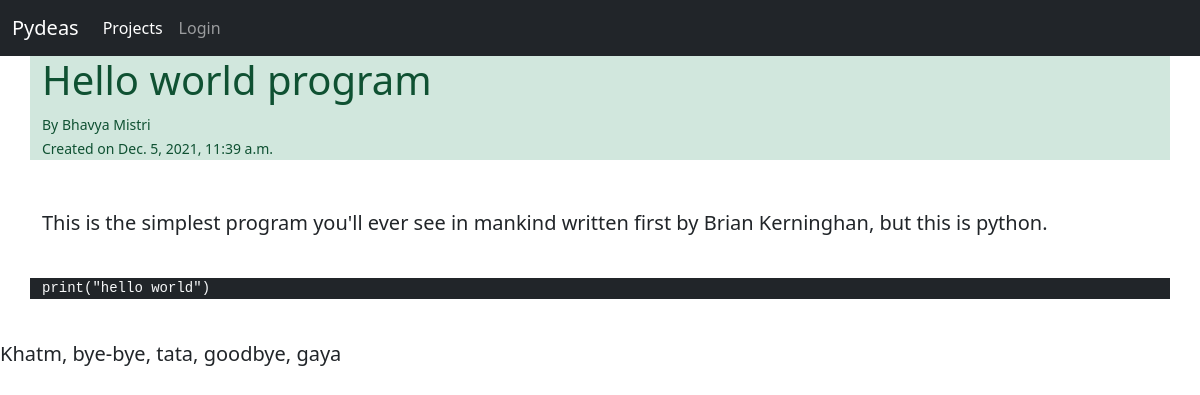
Screenshot of /view/1 with the database file from the repository.
### project/models.py (models this page shows, shortened)
class Post(models.Model):
    title= models.CharField(max_length=100)
    author= models.CharField(max_length=50)
    datetime= models.DateTimeField(default=timezone.now)
    description=models.TextField()
    code=models.TextField()
    conclusion=models.TextField()

### project/views.py (the view)
# urls.py: path("view/<int:pk>",SeePost.as_view(),name="View_Post"),
class SeePost(DetailView):
    model=Post
    template_name="look.html"

### project/templates/look.html (shortened to what this page needs)
{% extends 'base.html' %}
{% block content %}
<div class="container alert-success">
    <h1>{{post.title}}</h1>
    <small>By {{post.author}}</small>
    <br>
    <small>Created on {{post.datetime}}</small>
</div>
<br>
<br>
<div class="container">
    <p class="lead">{{post.description}}</p>
</div>
<br>
<div class="container bg-dark text-light">
    <pre><code>{{post.code}}</code></pre>
</div>
<br>
<div>
    <p class="lead">{{post.conclusion}}</p>
</div>
{% endblock %}

### project/templates/base.html (shortened to what this page needs)
<!doctype html>
<html lang="en">
  <head>
    <link href="https://cdn.jsdelivr.net/npm/bootstrap@5.1.3/dist/css/bootstrap.min.css" rel="stylesheet">
  </head>
  <body>
    <nav class="navbar navbar-expand-lg navbar-dark bg-dark">
        <div class="container-fluid">
          <a class="navbar-brand" href="{% url 'home' %}">Pydeas</a>
          <div class="collapse navbar-collapse" id="navbarSupportedContent">
            <ul class="navbar-nav me-auto mb-2 mb-lg-0">
              <li class="nav-item">
                <a class="nav-link active" aria-current="page" href="{% url 'projects' %}">Projects</a>
              </li>
              {% if user.is_authenticated %}
              <li class="nav-item">
                <a class="nav-link" href="{% url 'Add_Project' %}">Add Projects</a>
              </li>
              <li class="nav-item">
                <a class="nav-link" href="{% url 'logout' %}">LogOut</a>
              </li>
              {% else %}
              <li class="nav-item">
                <a class="nav-link" href="{% url 'login' %}">Login</a>
              </li>
              {% endif %}
            </ul>
          </div>
        </div>
      </nav>
      {% block content %}
      {% endblock %}
  </body>
</html>

### rows the page displays
Post: title "Hello world program", author "Bhavya Mistri", datetime "Dec. 5, 2021, 11:39 a.m.", description "This is the simplest program you'll ever see in mankind written first by Brian Kerninghan, but this is python.", code "print(\"hello world\")", conclusion "Khatm, bye-bye, tata, goodbye, gaya"
